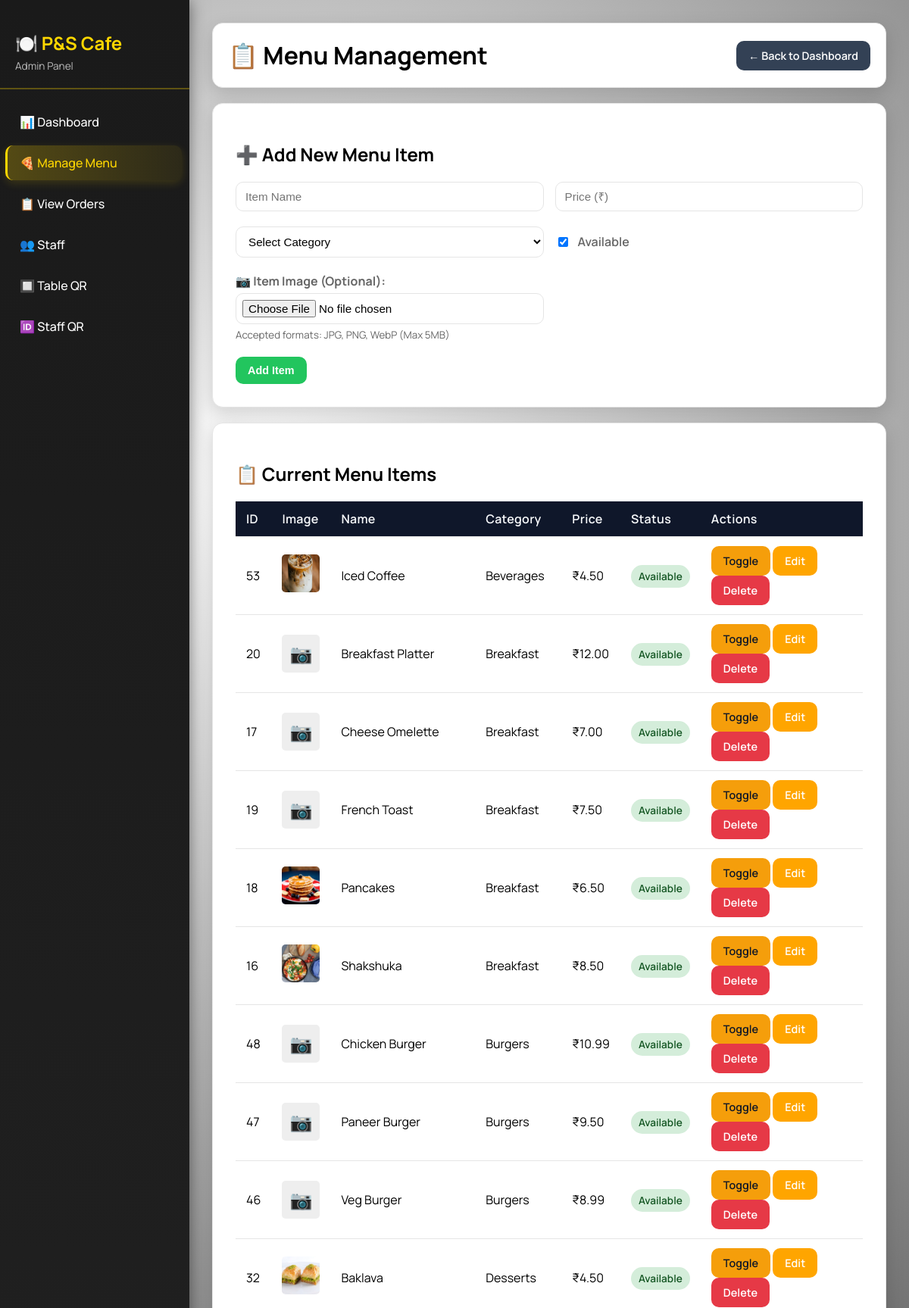
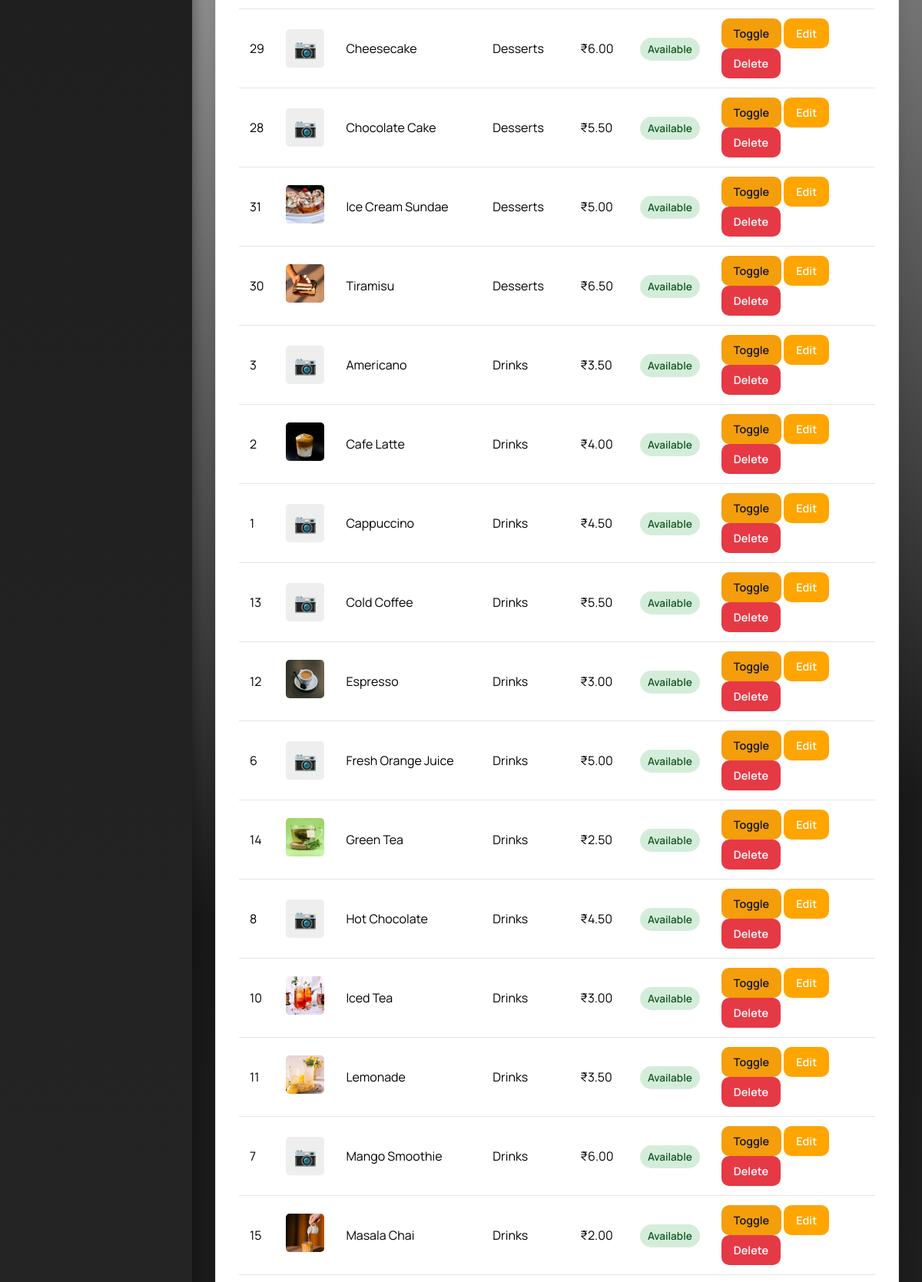
Screenshot of /admin/manage_menu.php (signed in, upper part) with the database file from the repository (2 pictures, top to bottom).
### tables this page shows
CREATE TABLE IF NOT EXISTS menu_items (
    item_id INT AUTO_INCREMENT PRIMARY KEY,
    name VARCHAR(100) NOT NULL,
    category VARCHAR(50),
    price DECIMAL(10,2) NOT NULL,
    description TEXT,
    image_url VARCHAR(255),
    is_available TINYINT(1) DEFAULT 1,
    is_veg TINYINT(1) DEFAULT 1,
    spice_level INT DEFAULT 0,
    item_type VARCHAR(50) DEFAULT 'Cooking',
    stock_quantity INT DEFAULT 999,
    low_stock_threshold INT DEFAULT 50,
    last_restocked TIMESTAMP DEFAULT CURRENT_TIMESTAMP,
    created_at TIMESTAMP DEFAULT CURRENT_TIMESTAMP
);

### admin/manage_menu.php (the view, shortened to what this page needs)
<?php
include '../includes/db_connect.php';
$menu_result = $conn->query("SELECT * FROM menu_items ORDER BY category, name");
?>
<!DOCTYPE html>
<html lang="en">
<head>
    <link rel="stylesheet" href="admin_styles.css">
</head>
<body class="admin-ui">
    <div class="sidebar">
        <div class="logo">
            <h2>🍽️ P&S Cafe</h2>
            <p>Admin Panel</p>
        </div>
        <nav>
            <a href="admin_dashboard.php">📊 Dashboard</a>
            <a href="manage_menu.php" class="active">🍕 Manage Menu</a>
            <a href="view_orders.php">📋 View Orders</a>
            <a href="staff_management.php">👥 Staff</a>
            <a href="generate_qr.php">🔲 Table QR</a>
            <a href="generate_staff_qr.php">🆔 Staff QR</a>
        </nav>
    </div>
    <div class="content">
    <div class="header">
        <h1 style="margin: 0;">📋 Menu Management</h1>
        <a href="admin_dashboard.php" class="btn btn-secondary">← Back to Dashboard</a>
    </div>
    <div class="container">
        <h2>➕ Add New Menu Item</h2>
        <form method="POST" enctype="multipart/form-data">
            <div class="form-grid">
                <input type="text" name="name" placeholder="Item Name" required>
                <input type="number" step="0.01" name="price" placeholder="Price (₹)" required>
            </div>
            <div class="form-grid">
                <select name="category" required>
                    <option value="">Select Category</option>
                </select>
                <label style="display: flex; align-items: center; gap: 10px;">
                    <input type="checkbox" name="is_available" checked style="width: auto;">
                    Available
                </label>
            </div>
            <div class="form-grid">
                <div>
                    <label style="display: block; margin-bottom: 5px; font-weight: bold;">📷 Item Image (Optional):</label>
                    <input type="file" name="item_image" accept="image/jpeg,image/png,image/webp" style="padding: 8px;">
                    <small style="color: #666; display: block; margin-top: 5px;">Accepted formats: JPG, PNG, WebP (Max 5MB)</small>
                </div>
            </div>
            <button type="submit" name="add_item" class="btn btn-success">Add Item</button>
        </form>
    </div>
    <div class="container">
        <h2>📋 Current Menu Items</h2>
        <table>
            <thead>
                <tr>
                    <th>ID</th>
                    <th>Image</th>
                    <th>Name</th>
                    <th>Category</th>
                    <th>Price</th>
                    <th>Status</th>
                    <th>Actions</th>
                </tr>
            </thead>
            <tbody>
                <?php
                $menu_result->data_seek(0);
                while($item = $menu_result->fetch_assoc()):
                    $upload_dir = '../images/menu/';
                    $images = glob($upload_dir . $item['item_id'] . '.*');
                    $has_image = !empty($images);
                ?>
                <tr>
                    <td><?php echo $item['item_id']; ?></td>
                    <td>
                        <?php if($has_image): ?>
                            <img src="../images/menu/<?php echo basename($images[0]); ?>" alt="<?php echo htmlspecialchars($item['name']); ?>" class="item-thumb">
                        <?php else: ?>
                            <div class="no-image">📷</div>
                        <?php endif; ?>
                    </td>
                    <td><?php echo htmlspecialchars($item['name']); ?></td>
                    <td><?php echo htmlspecialchars($item['category']); ?></td>
                    <td>₹<?php echo number_format($item['price'], 2); ?></td>
                    <td>
                        <?php if($item['is_available']): ?>
                            <span class="badge badge-available">Available</span>
                        <?php else: ?>
                            <span class="badge badge-unavailable">Out of Stock</span>
                        <?php endif; ?>
                    </td>
                    <td>
                        <a href="?toggle=<?php echo $item['item_id']; ?>"
                           class="btn btn-warning"
                           onclick="return confirm('Toggle availability?')">
                            Toggle
                        </a>
                        <a href="edit_item.php?id=<?php echo $item['item_id']; ?>"
                           class="btn btn-primary">
                            Edit
                        </a>
                        <a href="?delete=<?php echo $item['item_id']; ?>"
                           class="btn btn-danger"
                           onclick="return confirm('Delete this item?')">
                            Delete
                        </a>
                    </td>
                </tr>
                <?php endwhile; ?>
            </tbody>
        </table>
    </div>
    </div>
</body>
</html>

### admin/admin_styles.css (style rules this page uses)
:root { --bg: #1a1a1a; --bg-accent: #2d2d2d; --panel: #ffffff; --panel-2: #f5f5f5; --ink: #000000; --muted: #666666; --accent: #FFD700; --accent-2: #FFA500; --border: #e5e5e5; --shadow: 0 8px 24px rgba(0, 0, 0, 0.15); }
body.admin-ui { font-family: 'Manrope', sans-serif; background: #1a1a1a; color: var(--ink); margin: 0; padding: 0; height: 100vh; overflow: hidden; display: grid; grid-template-columns: 250px 1fr; grid-template-rows: 1fr; }
.admin-ui a { color: inherit; }
.admin-ui .header, .admin-ui .container, .admin-ui .card, .admin-ui .payment-container, .admin-ui .stats-grid .stat-card, .admin-ui .login-box, .admin-ui .qr-card, .admin-ui .filters { background: var(--panel); box-shadow: var(--shadow); border: 1px solid var(--border); border-radius: 14px; }
.admin-ui .header { padding: 20px; display: flex; justify-content: space-between; align-items: center; gap: 16px; }
.admin-ui h1, .admin-ui h2, .admin-ui h3 { color: var(--ink); }
.admin-ui table { width: 100%; border-collapse: collapse; overflow: hidden; background: var(--panel); }
.admin-ui th { background: #0f172a; color: #f8fafc; font-weight: 600; letter-spacing: 0.3px; }
.admin-ui th, .admin-ui td { padding: 12px 14px; border-bottom: 1px solid var(--border); }
.admin-ui label { color: var(--muted); font-weight: 600; }
.admin-ui input, .admin-ui select, .admin-ui textarea { border: 1px solid var(--border); border-radius: 10px; padding: 10px 12px; background: #fff; font-size: 0.95em; }
.admin-ui .btn, .admin-ui button, .admin-ui .menu-item, .admin-ui .top-link { border-radius: 10px; }
.admin-ui .btn, .admin-ui button { background: var(--accent-2); color: white; border: none; padding: 10px 16px; font-weight: 600; cursor: pointer; transition: transform 0.2s ease, box-shadow 0.2s ease, background 0.2s ease; }
.admin-ui .btn-primary { background: var(--accent-2); }
.admin-ui .btn-secondary { background: #334155; }
.admin-ui .btn-danger { background: #e63946; }
.admin-ui .btn-warning { background: #f59e0b; color: #111827; }
.admin-ui .btn-success { background: #22c55e; }
.admin-ui .badge { padding: 6px 10px; border-radius: 999px; font-weight: 600; }
.admin-ui .sidebar { background: linear-gradient(180deg, #1a1a1a 0%, #2d2d2d 100%); color: #ffffff; box-shadow: 0 0 20px rgba(0, 0, 0, 0.5); display: flex; flex-direction: column; padding: 20px 0; height: 100vh; overflow-y: auto; grid-column: 1; grid-row: 1; position: relative; }
.admin-ui .sidebar .logo { padding: 20px; border-bottom: 2px solid rgba(255, 215, 0, 0.3); margin-bottom: 20px; }
.admin-ui .sidebar h2 { color: #FFD700; margin: 0 0 5px 0; font-size: 1.5em; font-weight: 700; }
.admin-ui .sidebar .logo p { margin: 0; font-size: 0.85em; opacity: 0.7; }
.admin-ui .sidebar nav { display: flex; flex-direction: column; gap: 8px; padding: 0 10px; flex: 1; }
.admin-ui .sidebar nav a { padding: 12px 16px; border-radius: 10px; color: #ffffff; text-decoration: none; font-weight: 500; transition: all 0.2s ease; display: flex; align-items: center; gap: 10px; border-left: 3px solid transparent; margin-left: -3px; }
.admin-ui .sidebar nav a.active { background: linear-gradient(90deg, rgba(255, 215, 0, 0.25) 0%, rgba(255, 215, 0, 0.08) 100%); color: #FFD700; border-left-color: #FFD700; box-shadow: 0 4px 12px rgba(255, 215, 0, 0.15); }
.admin-ui .content { grid-column: 2; grid-row: 1; overflow-y: auto; padding: 30px; background: radial-gradient(circle at 10% 10%, #ffffff 0%, var(--bg) 40%, var(--bg-accent) 100%); }

### rows the page displays
menu_items: item_id "53", shows a picture, name "Iced Coffee", category "Beverages", price "4.50", is_available "Available"
menu_items: item_id "20", name "Breakfast Platter", category "Breakfast", price "12.00", is_available "Available"
menu_items: item_id "17", name "Cheese Omelette", category "Breakfast", price "7.00", is_available "Available"
menu_items: item_id "19", name "French Toast", category "Breakfast", price "7.50", is_available "Available"
menu_items: item_id "18", shows a picture, name "Pancakes", category "Breakfast", price "6.50", is_available "Available"
menu_items: item_id "16", shows a picture, name "Shakshuka", category "Breakfast", price "8.50", is_available "Available"
menu_items: item_id "48", name "Chicken Burger", category "Burgers", price "10.99", is_available "Available"
menu_items: item_id "47", name "Paneer Burger", category "Burgers", price "9.50", is_available "Available"
menu_items: item_id "46", name "Veg Burger", category "Burgers", price "8.99", is_available "Available"
menu_items: item_id "32", shows a picture, name "Baklava", category "Desserts", price "4.50", is_available "Available"
menu_items: item_id "29", name "Cheesecake", category "Desserts", price "6.00", is_available "Available"
menu_items: item_id "28", name "Chocolate Cake", category "Desserts", price "5.50", is_available "Available"
menu_items: item_id "31", shows a picture, name "Ice Cream Sundae", category "Desserts", price "5.00", is_available "Available"
menu_items: item_id "30", shows a picture, name "Tiramisu", category "Desserts", price "6.50", is_available "Available"
menu_items: item_id "3", name "Americano", category "Drinks", price "3.50", is_available "Available"
menu_items: item_id "2", shows a picture, name "Cafe Latte", category "Drinks", price "4.00", is_available "Available"
menu_items: item_id "1", name "Cappuccino", category "Drinks", price "4.50", is_available "Available"
menu_items: item_id "13", name "Cold Coffee", category "Drinks", price "5.50", is_available "Available"
menu_items: item_id "12", shows a picture, name "Espresso", category "Drinks", price "3.00", is_available "Available"
menu_items: item_id "6", name "Fresh Orange Juice", category "Drinks", price "5.00", is_available "Available"
menu_items: item_id "14", shows a picture, name "Green Tea", category "Drinks", price "2.50", is_available "Available"
menu_items: item_id "8", name "Hot Chocolate", category "Drinks", price "4.50", is_available "Available"
menu_items: item_id "10", shows a picture, name "Iced Tea", category "Drinks", price "3.00", is_available "Available"
menu_items: item_id "11", shows a picture, name "Lemonade", category "Drinks", price "3.50", is_available "Available"
menu_items: item_id "7", name "Mango Smoothie", category "Drinks", price "6.00", is_available "Available"
menu_items: item_id "15", shows a picture, name "Masala Chai", category "Drinks", price "2.00", is_available "Available"
